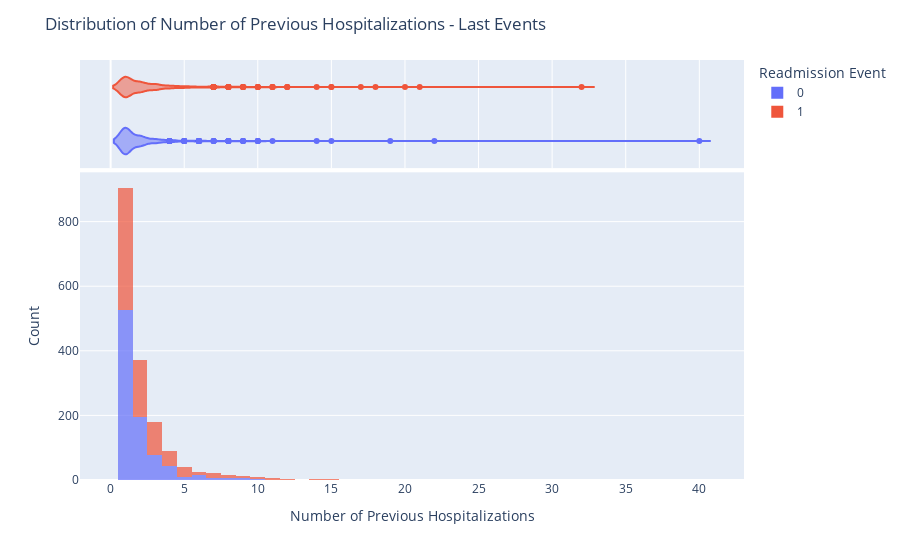

Notebook code cell kept with this figure:
### Code cell
import plotly.express as px

# Plot the distribution of Previos Number of Hospitalizations
fig = px.histogram(last_events_df, x='NUM_PREV_HOSPITALIZATIONS', nbins=50, marginal='violin', opacity=0.7, color='READMISSION_EVENT',
                   labels={'NUM_PREV_HOSPITALIZATIONS': 'Number of Previous Hospitalizations', 'READMISSION_EVENT': 'Readmission Event'})
fig.update_layout(title="Distribution of Number of Previous Hospitalizations - Last Events", yaxis_title="Count")
fig.show()

### Figure 1 — Plotly figure (JSON) as saved in the notebook; plotly's stock layout.template omitted (floating-point values rounded to 4 significant figures; data arrays with more than 128 entries replaced by an {"elided": "..."} marker saying what was removed)
{"data": [{"bingroup": "x", "hovertemplate": "Readmission Event=0<br>Number of Previous Hospitalizations=%{x}<br>count=%{y}<extra></extra>", "legendgroup": "0", "marker": {"color": "#636efa", "opacity": 0.7, "pattern": {"shape": ""}}, "name": "0", "nbinsx": 50, "orientation": "v", "showlegend": true, "type": "histogram", "x": {"elided": "889 int values"}, "xaxis": "x", "yaxis": "y"}, {"hovertemplate": "Readmission Event=0<br>Number of Previous Hospitalizations=%{x}<extra></extra>", "legendgroup": "0", "marker": {"color": "#636efa"}, "name": "0", "scalegroup": "x", "showlegend": false, "type": "violin", "x": {"elided": "889 int values"}, "xaxis": "x2", "yaxis": "y2"}, {"bingroup": "x", "hovertemplate": "Readmission Event=1<br>Number of Previous Hospitalizations=%{x}<br>count=%{y}<extra></extra>", "legendgroup": "1", "marker": {"color": "#EF553B", "opacity": 0.7, "pattern": {"shape": ""}}, "name": "1", "nbinsx": 50, "orientation": "v", "showlegend": true, "type": "histogram", "x": {"elided": "801 int values"}, "xaxis": "x", "yaxis": "y"}, {"hovertemplate": "Readmission Event=1<br>Number of Previous Hospitalizations=%{x}<extra></extra>", "legendgroup": "1", "marker": {"color": "#EF553B"}, "name": "1", "scalegroup": "x", "showlegend": false, "type": "violin", "x": {"elided": "801 int values"}, "xaxis": "x2", "yaxis": "y2"}], "layout": {"barmode": "relative", "legend": {"title": {"text": "Readmission Event"}, "tracegroupgap": 0}, "margin": {"t": 60}, "title": {"text": "Distribution of Number of Previous Hospitalizations - Last Events"}, "xaxis": {"anchor": "y", "domain": [0, 1], "title": {"text": "Number of Previous Hospitalizations"}}, "xaxis2": {"anchor": "y2", "domain": [0, 1], "matches": "x", "showgrid": true, "showticklabels": false}, "yaxis": {"anchor": "x", "domain": [0, 0.7326], "title": {"text": "Count"}}, "yaxis2": {"anchor": "x2", "domain": [0.7426, 1], "matches": "y2", "showgrid": false, "showline": false, "showticklabels": false, "ticks": ""}}}
